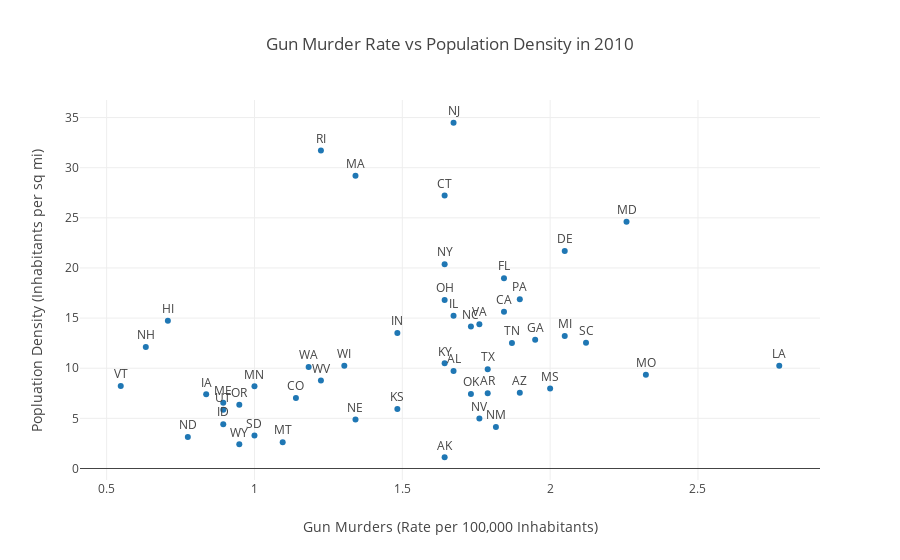

Write notebook code for a chart like this one.
### Markdown cell above
While the previous graph gives us some information, it makes more sense to compare the murder rate to the population density in each state instead of the total gun deaths. The murder rate takes into account the population of each state whereas total gun deaths is likely larly effected by the population in each state. Larger population equals more gun deaths but we want to know if a more dense population correlates at all to the murder rate, not just the sheer numbers. These two graphs will have some similarities, but their differences are what will be the most revealing.

### Code cell
# Plot gun murder rate against population density (with square root)
trace3 = go.Scatter(
    x=np.sqrt(stats_abbr['Gun murders  (rate per 100,000 inhabitants)']),
    y=np.sqrt(stats_abbr['Population density  (inhabitants per square mile)']),
    mode='markers+text',
    name='Lines, Markers and Text',
    text=stats_abbr['Abbreviation'],
    textposition='top center'
)

data = [trace3]

layout= go.Layout(
    title= 'Gun Murder Rate vs Population Density in 2010',
    hovermode= 'closest',
    xaxis= dict(
        title= 'Gun Murders (Rate per 100,000 Inhabitants)',
    ),
    yaxis=dict(
        title= 'Popluation Density (Inhabitants per sq mi)',
    ),
    showlegend= False
)

fig = go.Figure(data=data, layout=layout)
iplot(fig)

### Figure 1 — Plotly figure (JSON) as saved in the notebook; plotly's stock layout.template omitted (floating-point values rounded to 4 significant figures)
{"data": [{"mode": "markers+text", "name": "Lines, Markers and Text", "text": ["AL", "AK", "AZ", "AR", "CA", "CO", "CT", "DE", "FL", "GA", "HI", "ID", "IL", "IN", "IA", "KS", "KY", "LA", "ME", "MD", "MA", "MI", "MN", "MS", "MO", "MT", "NE", "NV", "NH", "NJ", "NM", "NY", "NC", "ND", "OH", "OK", "OR", "PA", "RI", "SC", "SD", "TN", "TX", "UT", "VT", "VA", "WA", "WV", "WI", "WY"], "textposition": "top center", "type": "scatter", "uid": "93ebc9eb-1501-4241-a814-3b323acbd945", "x": [1.673, 1.643, 1.897, 1.789, 1.844, 1.14, 1.643, 2.049, 1.844, 1.949, 0.7071, 0.8944, 1.673, 1.483, 0.8367, 1.483, 1.643, 2.775, 0.8944, 2.258, 1.342, 2.049, 1, 2, 2.324, 1.095, 1.342, 1.761, 0.6325, 1.673, 1.817, 1.643, 1.732, 0.7746, 1.643, 1.732, 0.9487, 1.897, 1.225, 2.121, 1, 1.871, 1.789, 0.8944, 0.5477, 1.761, 1.183, 1.225, 1.304, 0.9487], "y": [9.729, 1.122, 7.553, 7.512, 15.63, 7.024, 27.23, 21.7, 18.98, 12.85, 14.72, 4.416, 15.23, 13.51, 7.403, 5.924, 10.49, 10.25, 6.56, 24.62, 29.19, 13.22, 8.194, 7.969, 9.341, 2.619, 4.896, 4.98, 12.12, 34.48, 4.142, 20.38, 14.16, 3.15, 16.81, 7.431, 6.351, 16.89, 31.72, 12.53, 3.295, 12.51, 9.903, 5.857, 8.23, 14.4, 10.13, 8.778, 10.26, 2.419]}], "layout": {"hovermode": "closest", "showlegend": false, "title": {"text": "Gun Murder Rate vs Population Density in 2010"}, "xaxis": {"title": {"text": "Gun Murders (Rate per 100,000 Inhabitants)"}}, "yaxis": {"title": {"text": "Popluation Density (Inhabitants per sq mi)"}}}}
